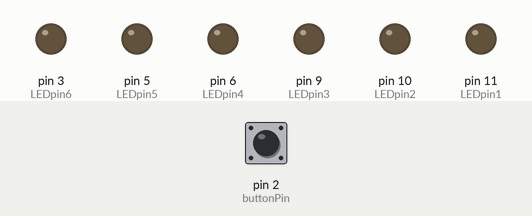
A sketch run on a simulated Arduino Uno, built with avr-gcc and run on an emulated ATmega328P. On the bench: output pins drawn as LEDs (lit = HIGH). The inputs (shaded band) are chosen by the test bench; at power-on: pin 2 (buttonPin) LOW.

Above: at 1.2 s.
1.3 s: pin 2 (buttonPin) pulled HIGH for 0.15 s
At 2.1 s:
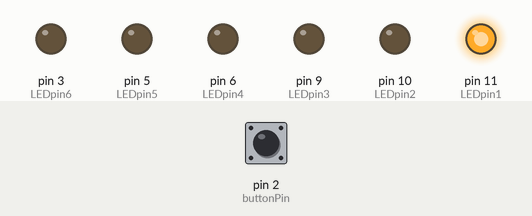
At 3.1 s:
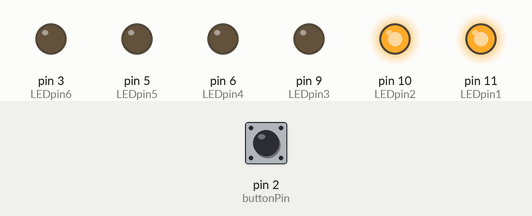
Timing chart, 0 to 8.8 s (numbered marks = the images above; inputs shaded):
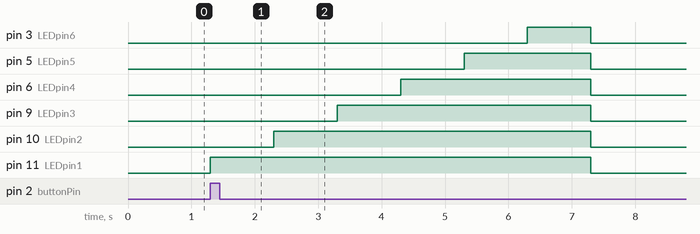

The sketch:

102523.ino
```cpp
const int LEDpin1 = 11;
const int LEDpin2 = 10;
const int LEDpin3 = 9;
const int LEDpin4 = 6;
const int LEDpin5 = 5;
const int LEDpin6 = 3;

const int buttonPin = 2;

bool buttonState = LOW;

void setup()
{
  pinMode(LEDpin1, OUTPUT);
  pinMode(LEDpin2, OUTPUT);
  pinMode(LEDpin3, OUTPUT);
  pinMode(LEDpin4, OUTPUT);
  pinMode(LEDpin5, OUTPUT);
  pinMode(LEDpin6, OUTPUT);

  pinMode(buttonPin, INPUT);
}

void loop()
{
  buttonState = digitalRead(buttonPin);


  if (buttonState == HIGH)
  {
    digitalWrite(LEDpin1, HIGH);
    delay(1000);
    digitalWrite(LEDpin2, HIGH);
    delay(1000);
    digitalWrite(LEDpin3, HIGH);
    delay(1000);
    digitalWrite(LEDpin4, HIGH);
    delay(1000);
    digitalWrite(LEDpin5, HIGH);
    delay(1000);
    digitalWrite(LEDpin6, HIGH);
    delay(1000);
  }

  if (buttonState == LOW)
  {
    digitalWrite(LEDpin1, LOW);
    digitalWrite(LEDpin2, LOW);
    digitalWrite(LEDpin3, LOW);
    digitalWrite(LEDpin4, LOW);
    digitalWrite(LEDpin5, LOW);
    digitalWrite(LEDpin6, LOW);
  }
}
```

Measured:
- after the input at 1.3 s, pin 3 (LEDpin6): LOW → HIGH after 5.0 s, → LOW 1.0 s later; pin 5 (LEDpin5): LOW → HIGH after 4.0 s, → LOW 2.0 s later; pin 6 (LEDpin4): LOW → HIGH after 3.0 s, → LOW 3.0 s later; pin 9 (LEDpin3): LOW → HIGH after 2.0 s, → LOW 4.0 s later; pin 10 (LEDpin2): LOW → HIGH after 1.0 s, → LOW 5.0 s later
